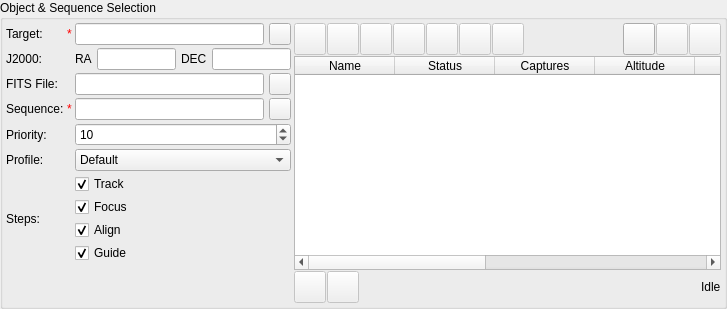
    <widget class="QGroupBox" name="jobSequenceGroup">
     <property name="sizePolicy">
      <sizepolicy hsizetype="Expanding" vsizetype="Expanding">
       <horstretch>0</horstretch>
       <verstretch>0</verstretch>
      </sizepolicy>
     </property>
     <property name="title">
      <string>Object &amp;&amp; Sequence Selection</string>
     </property>
     <layout class="QHBoxLayout" name="horizontalLayout_10" stretch="2,3">
      <property name="spacing">
       <number>3</number>
      </property>
      <property name="leftMargin">
       <number>3</number>
      </property>
      <property name="topMargin">
       <number>3</number>
      </property>
      <property name="rightMargin">
       <number>3</number>
      </property>
      <property name="bottomMargin">
       <number>3</number>
      </property>
      <item>
       <layout class="QGridLayout" name="gridLayout_2">
        <item row="5" column="2">
         <widget class="QComboBox" name="schedulerProfileCombo">
          <item>
           <property name="text">
            <string>Default</string>
           </property>
          </item>
         </widget>
        </item>
        <item row="3" column="2">
         <layout class="QHBoxLayout" name="horizontalLayout_15">
          <property name="spacing">
           <number>5</number>
          </property>
          <item>
           <widget class="QLineEdit" name="sequenceEdit">
            <property name="enabled">
             <bool>true</bool>
            </property>
            <property name="readOnly">
             <bool>true</bool>
            </property>
           </widget>
          </item>
          <item>
           <widget class="QPushButton" name="loadSequenceB">
            <property name="maximumSize">
             <size>
              <width>22</width>
              <height>22</height>
             </size>
            </property>
            <property name="toolTip">
             <string>Load the image sequence queue.</string>
            </property>
            <property name="text">
             <string/>
            </property>
           </widget>
          </item>
         </layout>
        </item>
        <item row="6" column="0">
         <widget class="QLabel" name="label_4">
          <property name="toolTip">
           <string>Select which steps to execute before starting the capture process.</string>
          </property>
          <property name="text">
           <string>Steps:</string>
          </property>
         </widget>
        </item>
        <item row="3" column="1">
         <widget class="QLabel" name="label_5">
          <property name="styleSheet">
           <string notr="true">color:red</string>
          </property>
          <property name="text">
           <string>*</string>
          </property>
         </widget>
        </item>
        <item row="1" column="0">
         <widget class="QLabel" name="label">
          <property name="toolTip">
           <string>Target coordinates in J2000 Epoch</string>
          </property>
          <property name="text">
           <string>J2000:</string>
          </property>
         </widget>
        </item>
        <item row="4" column="2">
         <widget class="QSpinBox" name="prioritySpin">
          <property name="toolTip">
           <string>Assigned priority to each job with 1 being the highest priority and 20 being the lowest priority</string>
          </property>
          <property name="whatsThis">
           <string/>
          </property>
          <property name="minimum">
           <number>1</number>
          </property>
          <property name="maximum">
           <number>20</number>
          </property>
          <property name="value">
           <number>10</number>
          </property>
         </widget>
        </item>
        <item row="0" column="1">
         <widget class="QLabel" name="label_3">
          <property name="styleSheet">
           <string notr="true">color:red</string>
          </property>
          <property name="text">
           <string>*</string>
          </property>
         </widget>
        </item>
        <item row="6" column="2">
         <layout class="QVBoxLayout" name="verticalLayout_6">
          <item>
           <widget class="QCheckBox" name="trackStepCheck">
            <property name="toolTip">
             <string>Slew to the target and track it before proceeding to the next step.</string>
            </property>
            <property name="text">
             <string>Track</string>
            </property>
            <property name="checked">
             <bool>true</bool>
            </property>
            <attribute name="buttonGroup">
             <string notr="true">stepsButtonGroup</string>
            </attribute>
           </widget>
          </item>
          <item>
           <widget class="QCheckBox" name="focusStepCheck">
            <property name="toolTip">
             <string>Perform autofocusing before proceeding to the next step.</string>
            </property>
            <property name="text">
             <string>Focus</string>
            </property>
            <property name="checked">
             <bool>true</bool>
            </property>
            <attribute name="buttonGroup">
             <string notr="true">stepsButtonGroup</string>
            </attribute>
           </widget>
          </item>
          <item>
           <widget class="QCheckBox" name="alignStepCheck">
            <property name="toolTip">
             <string>Perform alignment using astrometry solver before proceeding to the next step.</string>
            </property>
            <property name="text">
             <string>Align</string>
            </property>
            <property name="checked">
             <bool>true</bool>
            </property>
            <attribute name="buttonGroup">
             <string notr="true">stepsButtonGroup</string>
            </attribute>
           </widget>
          </item>
          <item>
           <widget class="QCheckBox" name="guideStepCheck">
            <property name="toolTip">
             <string>Perform calibration and autoguiding before proceeding to the next step.</string>
            </property>
            <property name="text">
             <string>Guide</string>
            </property>
            <property name="checked">
             <bool>true</bool>
            </property>
            <attribute name="buttonGroup">
             <string notr="true">stepsButtonGroup</string>
            </attribute>
           </widget>
          </item>
         </layout>
        </item>
        <item row="1" column="2">
         <layout class="QHBoxLayout" name="horizontalLayout_17">
          <property name="spacing">
           <number>5</number>
          </property>
          <item>
           <widget class="QLabel" name="label_6">
            <property name="text">
             <string>RA</string>
            </property>
           </widget>
          </item>
          <item>
           <widget class="dmsBox" name="raBox">
            <property name="toolTip">
             <string/>
            </property>
           </widget>
          </item>
          <item>
           <widget class="QLabel" name="label_2">
            <property name="text">
             <string>DEC</string>
            </property>
           </widget>
          </item>
          <item>
           <widget class="dmsBox" name="decBox">
            <property name="toolTip">
             <string/>
            </property>
           </widget>
          </item>
         </layout>
        </item>
        <item row="5" column="0">
         <widget class="QLabel" name="label_9">
          <property name="toolTip">
           <string>Ekos Device Profile</string>
          </property>
          <property name="text">
           <string>Profile:</string>
          </property>
         </widget>
        </item>
        <item row="0" column="2">
         <layout class="QHBoxLayout" name="horizontalLayout_2">
          <property name="spacing">
           <number>5</number>
          </property>
          <item>
           <widget class="QLineEdit" name="nameEdit"/>
          </item>
          <item>
           <widget class="QPushButton" name="selectObjectB">
            <property name="minimumSize">
             <size>
              <width>22</width>
              <height>22</height>
             </size>
            </property>
            <property name="maximumSize">
             <size>
              <width>22</width>
              <height>22</height>
             </size>
            </property>
            <property name="text">
             <string/>
            </property>
           </widget>
          </item>
         </layout>
        </item>
        <item row="2" column="0">
         <widget class="QLabel" name="FITSLabel">
          <property name="toolTip">
           <string>Select optional FITS file to be used for alignment. When using FITS, specify the object or the estimated coordinates which are used to slew the mount.</string>
          </property>
          <property name="text">
           <string>FITS File:</string>
          </property>
         </widget>
        </item>
        <item row="3" column="0">
         <widget class="QLabel" name="sequenceLabel">
          <property name="toolTip">
           <string>Ekos Sequence File</string>
          </property>
          <property name="text">
           <string>Sequence:</string>
          </property>
         </widget>
        </item>
        <item row="0" column="0">
         <widget class="QLabel" name="targetLabel">
          <property name="text">
           <string>Target:</string>
          </property>
         </widget>
        </item>
        <item row="4" column="0">
         <widget class="QLabel" name="label_7">
          <property name="text">
           <string>Priority:</string>
          </property>
         </widget>
        </item>
        <item row="2" column="2">
         <layout class="QHBoxLayout" name="horizontalLayout_13">
          <property name="spacing">
           <number>5</number>
          </property>
          <item>
           <widget class="QLineEdit" name="fitsEdit">
            <property name="readOnly">
             <bool>false</bool>
            </property>
            <property name="clearButtonEnabled">
             <bool>true</bool>
            </property>
           </widget>
          </item>
          <item>
           <widget class="QPushButton" name="selectFITSB">
            <property name="maximumSize">
             <size>
              <width>22</width>
              <height>22</height>
             </size>
            </property>
            <property name="text">
             <string/>
            </property>
           </widget>
          </item>
         </layout>
        </item>
        <item row="7" column="0">
         <spacer name="verticalSpacer_2">
          <property name="orientation">
           <enum>Qt::Vertical</enum>
          </property>
          <property name="sizeHint" stdset="0">
           <size>
            <width>20</width>
            <height>40</height>
           </size>
          </property>
         </spacer>
        </item>
       </layout>
      </item>
      <item>
       <layout class="QVBoxLayout" name="verticalLayout">
        <property name="spacing">
         <number>1</number>
        </property>
        <item>
         <layout class="QHBoxLayout" name="horizontalLayout_14">
          <property name="spacing">
           <number>1</number>
          </property>
          <item>
           <widget class="QPushButton" name="addToQueueB">
            <property name="enabled">
             <bool>false</bool>
            </property>
            <property name="sizePolicy">
             <sizepolicy hsizetype="Fixed" vsizetype="Fixed">
              <horstretch>0</horstretch>
              <verstretch>0</verstretch>
             </sizepolicy>
            </property>
            <property name="minimumSize">
             <size>
              <width>32</width>
              <height>32</height>
             </size>
            </property>
            <property name="maximumSize">
             <size>
              <width>32</width>
              <height>32</height>
             </size>
            </property>
            <property name="text">
             <string/>
            </property>
           </widget>
          </item>
          <item>
           <widget class="QPushButton" name="removeFromQueueB">
            <property name="enabled">
             <bool>false</bool>
            </property>
            <property name="sizePolicy">
             <sizepolicy hsizetype="Fixed" vsizetype="Fixed">
              <horstretch>0</horstretch>
              <verstretch>0</verstretch>
             </sizepolicy>
            </property>
            <property name="minimumSize">
             <size>
              <width>32</width>
              <height>32</height>
             </size>
            </property>
            <property name="maximumSize">
             <size>
              <width>32</width>
              <height>32</height>
             </size>
            </property>
            <property name="text">
             <string/>
            </property>
           </widget>
          </item>
          <item>
           <widget class="QPushButton" name="queueUpB">
            <property name="enabled">
             <bool>false</bool>
            </property>
            <property name="sizePolicy">
             <sizepolicy hsizetype="Fixed" vsizetype="Fixed">
              <horstretch>0</horstretch>
              <verstretch>0</verstretch>
             </sizepolicy>
            </property>
            <property name="minimumSize">
             <size>
              <width>32</width>
              <height>32</height>
             </size>
            </property>
            <property name="maximumSize">
             <size>
              <width>32</width>
              <height>32</height>
             </size>
            </property>
            <property name="text">
             <string/>
            </property>
           </widget>
          </item>
          <item>
           <widget class="QPushButton" name="queueDownB">
            <property name="enabled">
             <bool>false</bool>
            </property>
            <property name="sizePolicy">
             <sizepolicy hsizetype="Fixed" vsizetype="Fixed">
              <horstretch>0</horstretch>
              <verstretch>0</verstretch>
             </sizepolicy>
            </property>
            <property name="minimumSize">
             <size>
              <width>32</width>
              <height>32</height>
             </size>
            </property>
            <property name="maximumSize">
             <size>
              <width>32</width>
              <height>32</height>
             </size>
            </property>
            <property name="text">
             <string/>
            </property>
           </widget>
          </item>
          <item>
           <widget class="QPushButton" name="evaluateOnlyB">
            <property name="enabled">
             <bool>false</bool>
            </property>
            <property name="sizePolicy">
             <sizepolicy hsizetype="Fixed" vsizetype="Fixed">
              <horstretch>0</horstretch>
              <verstretch>0</verstretch>
             </sizepolicy>
            </property>
            <property name="maximumSize">
             <size>
              <width>32</width>
              <height>32</height>
             </size>
            </property>
            <property name="text">
             <string/>
            </property>
           </widget>
          </item>
          <item>
           <widget class="QPushButton" name="sortJobsB">
            <property name="enabled">
             <bool>false</bool>
            </property>
            <property name="sizePolicy">
             <sizepolicy hsizetype="Fixed" vsizetype="Fixed">
              <horstretch>0</horstretch>
              <verstretch>0</verstretch>
             </sizepolicy>
            </property>
            <property name="maximumSize">
             <size>
              <width>32</width>
              <height>32</height>
             </size>
            </property>
            <property name="text">
             <string/>
            </property>
           </widget>
          </item>
          <item>
           <widget class="QPushButton" name="mosaicB">
            <property name="enabled">
             <bool>false</bool>
            </property>
            <property name="sizePolicy">
             <sizepolicy hsizetype="Fixed" vsizetype="Fixed">
              <horstretch>0</horstretch>
              <verstretch>0</verstretch>
             </sizepolicy>
            </property>
            <property name="minimumSize">
             <size>
              <width>32</width>
              <height>32</height>
             </size>
            </property>
            <property name="maximumSize">
             <size>
              <width>32</width>
              <height>32</height>
             </size>
            </property>
            <property name="toolTip">
             <string>Create mosaic job. You must add a job before creating a mosaic job.</string>
            </property>
            <property name="text">
             <string/>
            </property>
           </widget>
          </item>
          <item>
           <spacer name="horizontalSpacer">
            <property name="orientation">
             <enum>Qt::Horizontal</enum>
            </property>
            <property name="sizeHint" stdset="0">
             <size>
              <width>40</width>
              <height>20</height>
             </size>
            </property>
           </spacer>
          </item>
          <item>
           <widget class="QPushButton" name="queueLoadB">
            <property name="enabled">
             <bool>true</bool>
            </property>
            <property name="sizePolicy">
             <sizepolicy hsizetype="Fixed" vsizetype="Fixed">
              <horstretch>0</horstretch>
              <verstretch>0</verstretch>
             </sizepolicy>
            </property>
            <property name="minimumSize">
             <size>
              <width>32</width>
              <height>32</height>
             </size>
            </property>
            <property name="maximumSize">
             <size>
              <width>32</width>
              <height>32</height>
             </size>
            </property>
            <property name="text">
             <string/>
            </property>
           </widget>
          </item>
          <item>
           <widget class="QPushButton" name="queueSaveB">
            <property name="enabled">
             <bool>false</bool>
            </property>
            <property name="sizePolicy">
             <sizepolicy hsizetype="Fixed" vsizetype="Fixed">
              <horstretch>0</horstretch>
              <verstretch>0</verstretch>
             </sizepolicy>
            </property>
            <property name="maximumSize">
             <size>
              <width>32</width>
              <height>32</height>
             </size>
            </property>
            <property name="text">
             <string/>
            </property>
           </widget>
          </item>
          <item>
           <widget class="QPushButton" name="queueSaveAsB">
            <property name="enabled">
             <bool>false</bool>
            </property>
            <property name="sizePolicy">
             <sizepolicy hsizetype="Fixed" vsizetype="Fixed">
              <horstretch>0</horstretch>
              <verstretch>0</verstretch>
             </sizepolicy>
            </property>
            <property name="minimumSize">
             <size>
              <width>32</width>
              <height>32</height>
             </size>
            </property>
            <property name="maximumSize">
             <size>
              <width>32</width>
              <height>32</height>
             </size>
            </property>
            <property name="text">
             <string/>
            </property>
           </widget>
          </item>
         </layout>
        </item>
        <item>
         <widget class="QTableWidget" name="queueTable">
          <property name="selectionMode">
           <enum>QAbstractItemView::SingleSelection</enum>
          </property>
          <property name="selectionBehavior">
           <enum>QAbstractItemView::SelectRows</enum>
          </property>
          <property name="rowCount">
           <number>0</number>
          </property>
          <attribute name="horizontalHeaderStretchLastSection">
           <bool>true</bool>
          </attribute>
          <column>
           <property name="text">
            <string>Name</string>
           </property>
          </column>
          <column>
           <property name="text">
            <string>Status</string>
           </property>
           <property name="font">
            <font>
             <weight>50</weight>
             <bold>false</bold>
            </font>
           </property>
          </column>
          <column>
           <property name="text">
            <string>Captures</string>
           </property>
          </column>
          <column>
           <property name="text">
            <string>Altitude</string>
           </property>
          </column>
          <column>
           <property name="text">
            <string>Score</string>
           </property>
          </column>
          <column>
           <property name="text">
            <string>Start Time</string>
           </property>
          </column>
          <column>
           <property name="text">
            <string>End Time</string>
           </property>
          </column>
          <column>
           <property name="text">
            <string>Est. Duration</string>
           </property>
          </column>
          <column>
           <property name="text">
            <string>Lead time</string>
           </property>
          </column>
         </widget>
        </item>
        <item>
         <layout class="QHBoxLayout" name="bottomLayout">
          <property name="spacing">
           <number>1</number>
          </property>
          <item>
           <widget class="QPushButton" name="startB">
            <property name="enabled">
             <bool>false</bool>
            </property>
            <property name="sizePolicy">
             <sizepolicy hsizetype="Fixed" vsizetype="Fixed">
              <horstretch>0</horstretch>
              <verstretch>0</verstretch>
             </sizepolicy>
            </property>
            <property name="minimumSize">
             <size>
              <width>32</width>
              <height>32</height>
             </size>
            </property>
            <property name="maximumSize">
             <size>
              <width>32</width>
              <height>32</height>
             </size>
            </property>
            <property name="toolTip">
             <string>Start Scheduler</string>
            </property>
            <property name="styleSheet">
             <string notr="true">QPushButton:checked
{
background-color: maroon;
border: 1px outset;
font-weight:bold;
}</string>
            </property>
            <property name="text">
             <string/>
            </property>
           </widget>
          </item>
          <item>
           <widget class="QPushButton" name="pauseB">
            <property name="enabled">
             <bool>false</bool>
            </property>
            <property name="sizePolicy">
             <sizepolicy hsizetype="Fixed" vsizetype="Fixed">
              <horstretch>0</horstretch>
              <verstretch>0</verstretch>
             </sizepolicy>
            </property>
            <property name="minimumSize">
             <size>
              <width>32</width>
              <height>32</height>
             </size>
            </property>
            <property name="maximumSize">
             <size>
              <width>32</width>
              <height>32</height>
             </size>
            </property>
            <property name="toolTip">
             <string>Pause Scheduler</string>
            </property>
            <property name="styleSheet">
             <string notr="true">QPushButton:checked
{
background-color: maroon;
border: 1px outset;
font-weight:bold;
}</string>
            </property>
            <property name="text">
             <string/>
            </property>
            <property name="checkable">
             <bool>true</bool>
            </property>
           </widget>
          </item>
          <item>
           <widget class="QLabel" name="sleepLabel">
            <property name="maximumSize">
             <size>
              <width>32</width>
              <height>32</height>
             </size>
            </property>
            <property name="text">
             <string/>
            </property>
           </widget>
          </item>
          <item>
           <spacer name="horizontalSpacer_2">
            <property name="orientation">
             <enum>Qt::Horizontal</enum>
            </property>
            <property name="sizeHint" stdset="0">
             <size>
              <width>40</width>
              <height>20</height>
             </size>
            </property>
           </spacer>
          </item>
          <item>
           <widget class="QLabel" name="jobStatus">
            <property name="styleSheet">
             <string notr="true"/>
            </property>
            <property name="text">
             <string>Idle</string>
            </property>
           </widget>
          </item>
         </layout>
        </item>
       </layout>
      </item>
     </layout>
    </widget>
